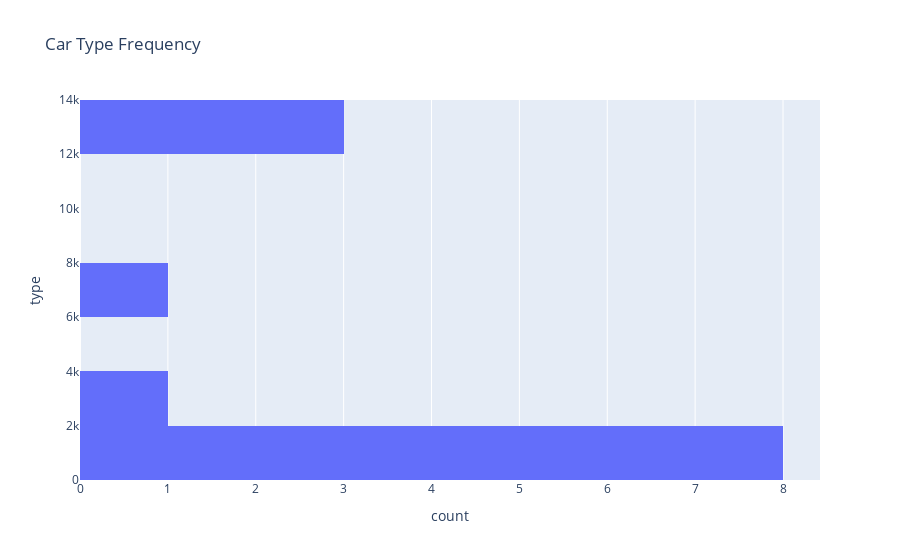

The cell this chart's notebook holds for it:
### Code cell
car_type_frequency = car_data.groupby('type')['type'].count()
car_type_hist = px.histogram(car_type_frequency, 
                             y='type', 
                             nbins=8, 
                             title='Car Type Frequency')
car_type_hist.show()

### Figure 1 — Plotly figure (JSON) as saved in the notebook; plotly's stock layout.template omitted (floating-point values rounded to 4 significant figures)
{"data": [{"alignmentgroup": "True", "bingroup": "y", "hovertemplate": "count=%{x}<br>type=%{y}<extra></extra>", "legendgroup": "", "marker": {"color": "#636efa", "pattern": {"shape": ""}}, "name": "", "nbinsy": 8, "offsetgroup": "", "orientation": "h", "showlegend": false, "type": "histogram", "xaxis": "x", "y": [12405, 24, 446, 2303, 1047, 1161, 214, 256, 6988, 12154, 12353, 633, 1541], "yaxis": "y"}], "layout": {"barmode": "relative", "legend": {"tracegroupgap": 0}, "title": {"text": "Car Type Frequency"}, "xaxis": {"anchor": "y", "domain": [0, 1], "title": {"text": "count"}}, "yaxis": {"anchor": "x", "domain": [0, 1], "title": {"text": "type"}}}}
